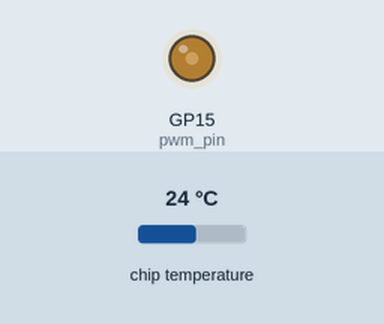
Recording of a program running on a simulated Raspberry Pi Pico running MicroPython. On the bench: output pins drawn as LEDs (lit = HIGH). The test bench sets the inputs (shaded band); at power-on: chip temperature 24 °C. Threads take turns every 2 ms; what the program prints to the serial console is not drawn.

Above: at 0.4 s.
Timing chart, 0 to 0.3 s (numbered marks = the images above; inputs shaded):
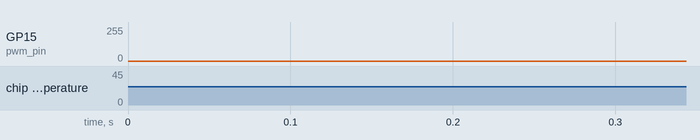

The program:

sine.py
```python
# Shamelessly stolen from https://forums.raspberrypi.com/viewtopic.php?t=311235
# Heavily edited, incl. multithreading
from machine import Pin, PWM
from utime import sleep_us, sleep
import picozero, _thread

pwm_pin = 15
pwm = PWM(Pin(pwm_pin))

freq = 500*1000
pwm.freq(freq)

# Lookup table - generated by https://www.daycounter.com/Calculators/Sine-Generator-Calculator.phtml
# Max Amplitude: 65535, Decimal
duty_sine_int = [32768,34911,37045,39160,41248,43300,45307,47260,49151,50972,52715,54373,55938,57403,58764,60013,61145,62156,63041,63796,64418,64905,65255,65465,65535,65465,65255,64905,64418,63796,63041,62156,61145,60013,58764,57403,55938,54373,52715,50972,49151,47260,45307,43300,41248,39160,37045,34911,32768,30624,28490,26375,24287,22235,20228,18275,16384,14563,12820,11162,9597,8132,6771,5522,4390,3379,2494,1739,1117,630,280,70,0,70,280,630,1117,1739,2494,3379,4390,5522,6771,8132,9597,11162,12820,14563,16384,18275,20228,22235,24287,26375,28490,30624]

def sine(pwm, duty_sine_int):
    while True:
        for x in duty_sine_int:
            lock.acquire()
            pwm.duty_u16(x)
            lock.release()

lock = _thread.allocate_lock()
_thread.start_new_thread(sine, (pwm, duty_sine_int))

while True:
    if not lock.locked():
        print(f"CPU temp: {picozero.pico_temp_sensor.temp}°C")
        sleep(1)
```
